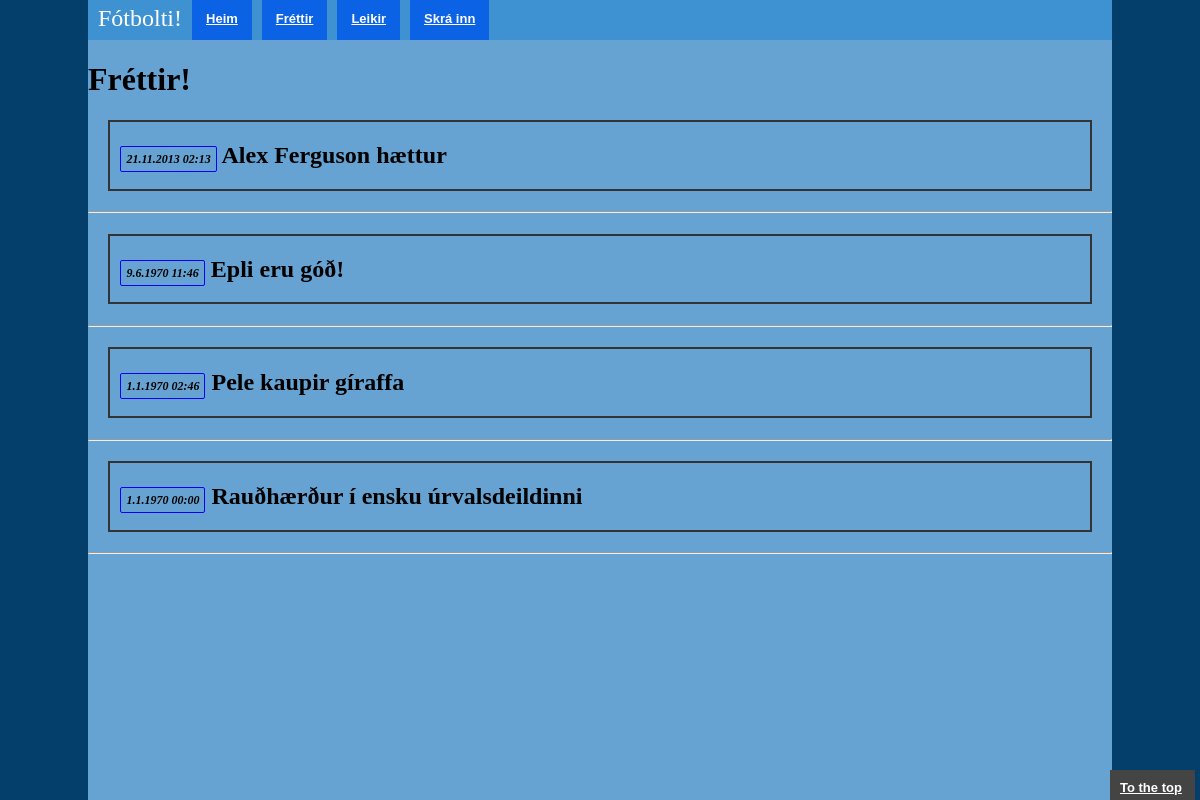
The page /?part=news on the database its author committed.
### tables this page shows
CREATE TABLE NEWS

	( Id INT NOT NULL
	, Title VARCHAR(15) NOT NULL
	, Content VARCHAR(1000) NOT NULL
	, Time INT NOT NULL
	, PRIMARY KEY(Id)
);

### parts/news.php (the view, shortened to what this page needs)
<h1>Fréttir!</h1>
<?php
	$db = new PDO('sqlite:football.db');
	$results = $db->query('SELECT * FROM NEWS ORDER BY Time DESC');
	echo '<ul>';
	foreach($results as $data)
	{
		echo '<div class="newsmatch-container">';
		if( isset($_GET['Id']) && $data['Id'] == $_GET['Id'] ){
			echo '<li><h2><span class="date">'.date('j.n.Y H:i', $data['Time']).'</span> <a href="?part=news">'.$data['Title'].'</a></h2></li>';
			echo '<div class="newsmatch_content"><p>'.$data['Content'].'</p>';
			echo '<div class="fb-comments" data-href="http://notendur.hi.is/ibj9/verkefni/hiddenlol/pmou/index.php?part=news&Id='.$data['Id'].'" data-numposts="5"></div></div>';
		}
		else{
			echo '<li><h2><span class="date">'.date('j.n.Y H:i', $data['Time']).'</span> <a href="?part=news&Id='.$data['Id'].'">'.$data['Title'].'</a></h2></li>';
		}
		echo '</div>';
		echo "<hr>";
	}
	echo '</ul>';
?>

### sty.css (style rules this page uses)
html { width:100%; height:100%; }
body { width:100%; height:100%; padding:0; margin:0; background-color: #043E6B; color: #000; }
h2 a { color:white; }
.date { font-size: 0.5em; font-style: italic; border: 1px solid blue; border-radius: 2px; padding:5px; }
ul { list-style: none; padding:0px; }
li a { text-decoration: none; color: #000; }
.newsmatch-container { border:2px solid #333; margin: 2%; padding-left:10px; }

### rows shown on the page
news: Time "21.11.2013 02:13", Title "Alex Ferguson hættur"
news: Time "9.6.1970 11:46", Title "Epli eru góð!"
news: Time "1.1.1970 02:46", Title "Pele kaupir gíraffa"
news: Time "1.1.1970 00:00", Title "Rauðhærður í ensku úrvalsdeildinni"
